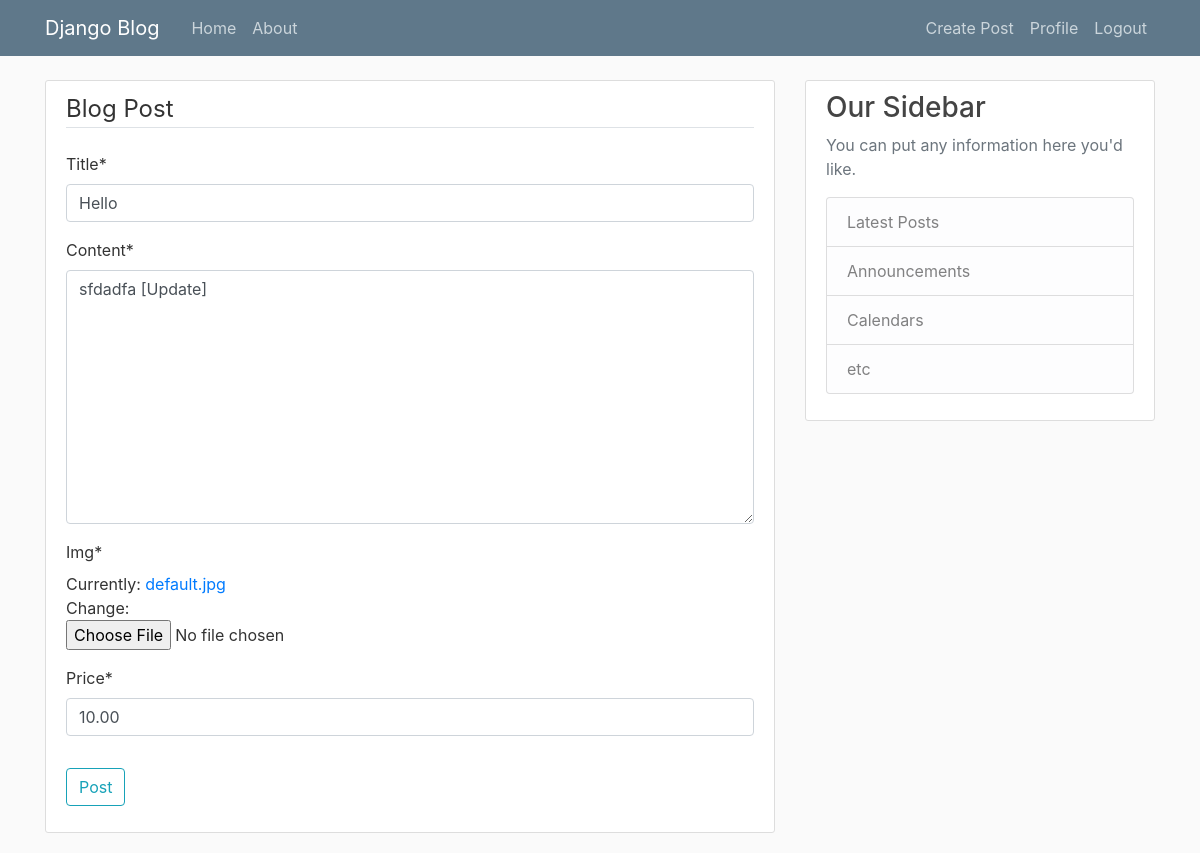
/post/34/update/ (signed in), run on the app's committed database.
### blog/models.py (models this page shows, shortened)
class Post(models.Model):
    title = models.CharField(max_length=100)
    content = models.TextField()
    date_posted = models.DateTimeField(default=timezone.now)
    author = models.ForeignKey(User, on_delete=models.CASCADE)
    img = models.ImageField(default='default.jpg', upload_to='product_pics')
    price = models.DecimalField(max_digits=7, decimal_places=2, default=10.00)

### blog/views.py (the view, shortened to what this page needs)
# urls.py: path('post/<int:pk>/update/', PostUpdateView.as_view(), name='post-update'),
class PostUpdateView(LoginRequiredMixin, UserPassesTestMixin, UpdateView):
    model = Post
    fields = ['title', 'content', 'img', 'price']
    def test_func(self):
        post = self.get_object()
        if (self.request.user == post.author):
            return True
        else:
            return False

### blog/templates/blog/post_form.html (shortened to what this page needs)
{% extends "blog/base.html" %}
{% load crispy_forms_tags %}
{% block content %}
    <div class="content-section">
        <form method="POST" enctype="multipart/form-data">
            <fieldset class="form-group">
                <legend class="border-bottom mb-4">Blog Post</legend>
                {{ form|crispy }}
            </fieldset>
            <div class="form-group">
                <button class="btn btn-outline-info" type="submit">Post</button>
            </div>
        </form>
    </div>
{% endblock content %}

### blog/static/blog/main.css (style rules this page uses)
body { background: #fafafa; color: #333333; margin-top: 5rem; }
.content-section { background: #ffffff; padding: 10px 20px; border: 1px solid #dddddd; border-radius: 3px; margin-bottom: 20px; }

### data on the page
Post: title "Hello", content "sfdadfa [Update]", price "10.00"
